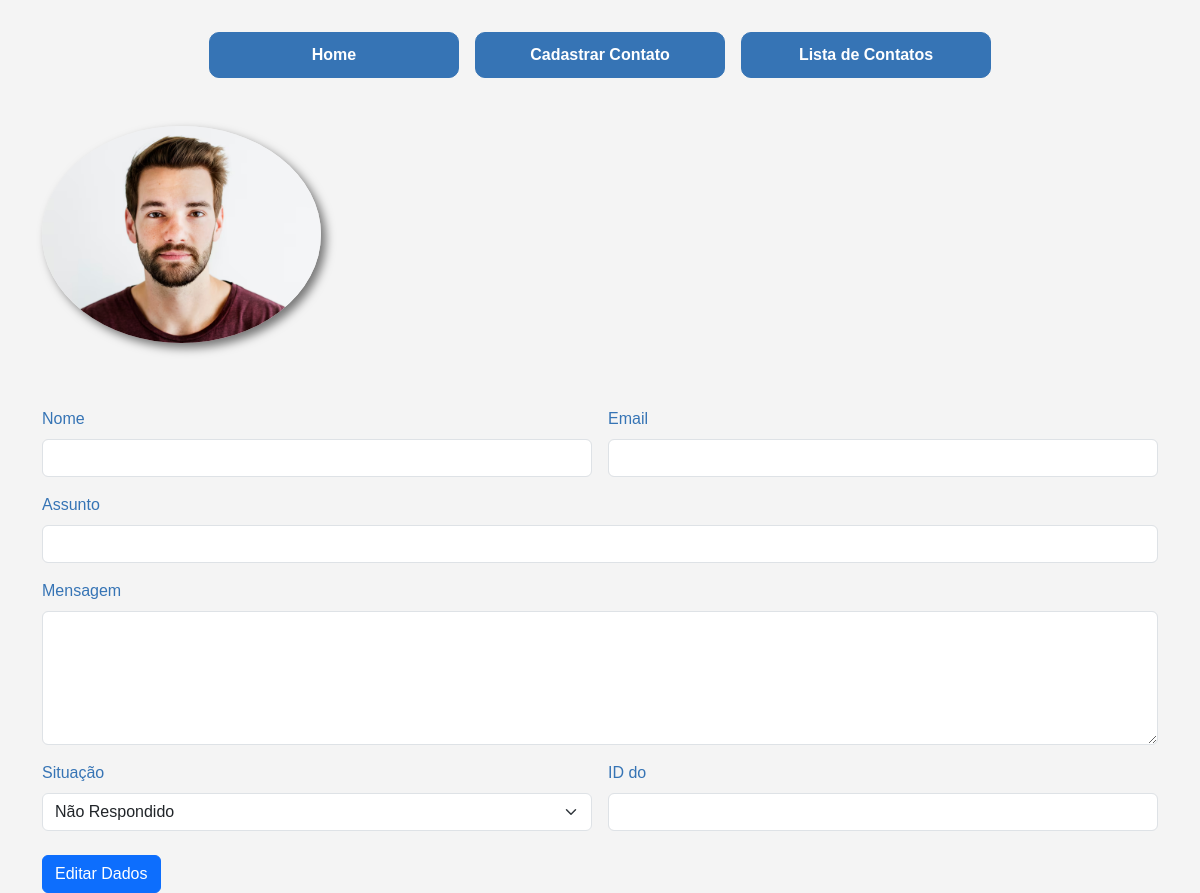
The app's page /contato/10, older data.
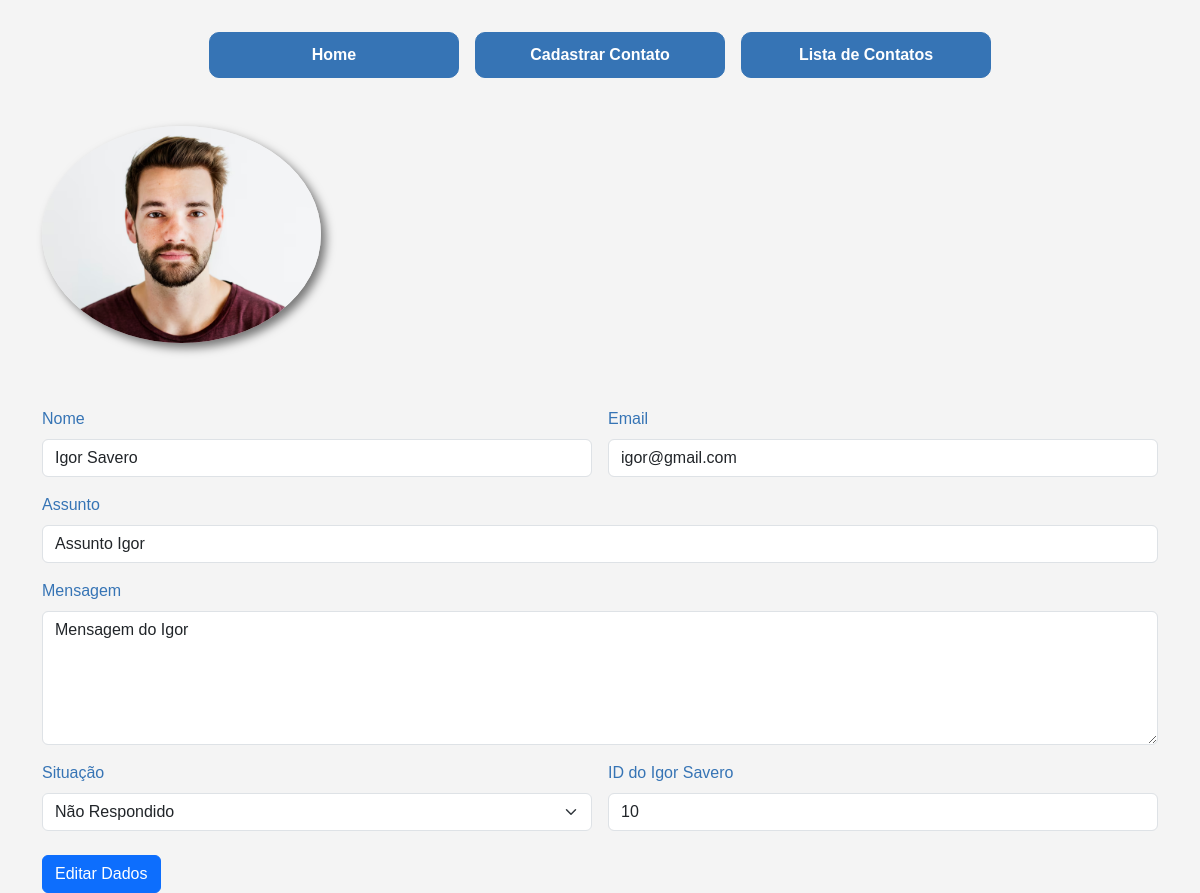
The same page, newer data.
### app/models.py (models this page shows)
class Contato(db.Model):
    id = db.Column(db.Integer, primary_key=True)
    data_envio = db.Column(db.DateTime, default=datetime.now())
    nome = db.Column(db.String(100), nullable=True)
    email = db.Column(db.String(100), nullable=True)
    assunto = db.Column(db.String(100), nullable=True)
    mensagem = db.Column(db.String(100), nullable=True)
    respondido = db.Column(db.Integer, default=0)

### app/views.py (the view)
@app.route('/contato/<int:id>')
def contatoDetalhes(id):
    obj = Contato.query.get(id)
    return render_template('contato_detalhes.html', obj = obj)

### app/templates/contato_detalhes.html (shortened to what this page needs)
{% extends "base.html" %}
{% block content %}
<div class="container">
    {%include "nav.html" %}
    <img src="{{url_for('static', filename='img/pessoa.avif')}}" alt="Imagem pessoa" id="pessoa" class="w-25 mt-5 rounded-circle">
    <form class="row g-3 mt-5">
        <div class="col-md-6">
          <label for="inputName4" class="form-label">Nome</label>
          <input type="text" class="form-control" id="inputName4" value="{{obj.nome}}" readonly>
        </div>
        <div class="col-md-6">
          <label for="inputEmail4" class="form-label">Email</label>
          <input type="email" class="form-control" id="inputEmail4" value="{{obj.email}}" readonly>
        </div>
        <div class="col-12">
          <label for="inputAssunto" class="form-label">Assunto</label>
          <input type="text" class="form-control" id="inputAssunto" value="{{obj.assunto}}" readonly>
        </div>
        <div class="col-12">
            <label for="exampleFormControlTextarea1" class="form-label">Mensagem</label>
            <textarea class="form-control" id="exampleFormControlTextarea1" rows="5" readonly>{{obj.mensagem}}</textarea>
        </div>
        <div class="col-md-6">
          <label for="inputState" class="form-label">Situação</label>
          <select id="inputState" class="form-select">
            <option selected>Não Respondido</option>
          </select>
        </div>
        <div class="col-md-6">
          <label for="inputID" class="form-label">ID do {{obj.nome}}</label>
          <input type="text" class="form-control" id="inputID" value="{{obj.id}}">
        </div>
        <div class="col-12">
            <button type="submit" class="btn btn-primary mt-2">Editar Dados</button>
          </div>
</div>
{% endblock %}

Row changes from the older to the newer data that the page shows:
added Contato: nome "Igor Savero", email "igor@gmail.com", assunto "Assunto Igor", mensagem "Mensagem do Igor", id "10"
